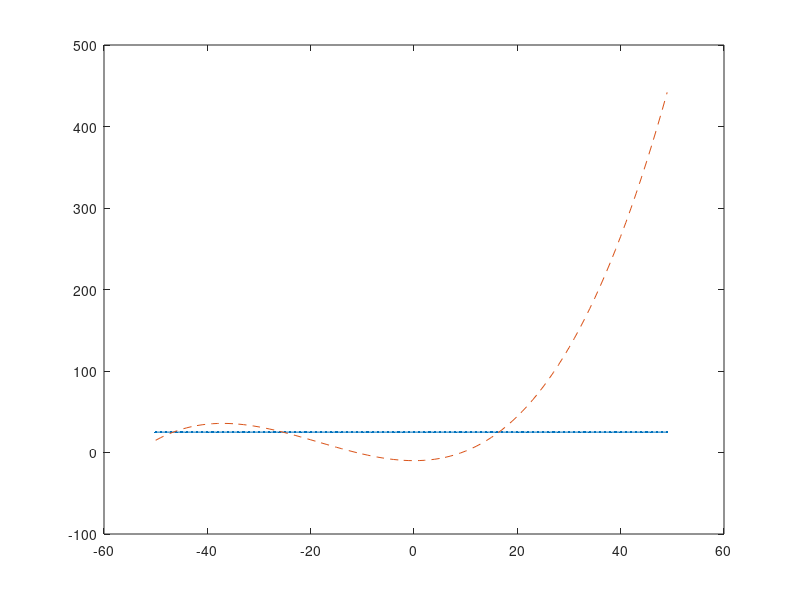

Write the MATLAB code that produced this figure. (Note: this script raises an error after producing the figure.)
%% Vektoren und Matrizen
%% Aufgabe 1:

x = linspace(-50,49,100);
y1 = ones(1,100).*25;
y2 = 0.0018.*x.^3 + 0.1.*x.^2- 10;

plot( x,y1,".-");
hold on;
plot( x, y2,"--")
hold off;

xline(0);
yline(0);
%% Aufgabe 2:

hold off;

% definition of variable m.
m = rand(100);

% definition of variable v.
v = zeros(1,100);

% initialisation of values of v.
for i = 1:100
    column = m(:, i);
    v(i) = mean(column);
end

% histogram of col 1 of m.
histogram(m(:,1));
hold on;

% histogram of v.
histogram(v);
hold off;

% caption and labels of diagram.
title("Von Uniform zu Normalverteilung");
legend("uniform distriubtion - 100 sampels", ...
       "mean of uniform sampels");